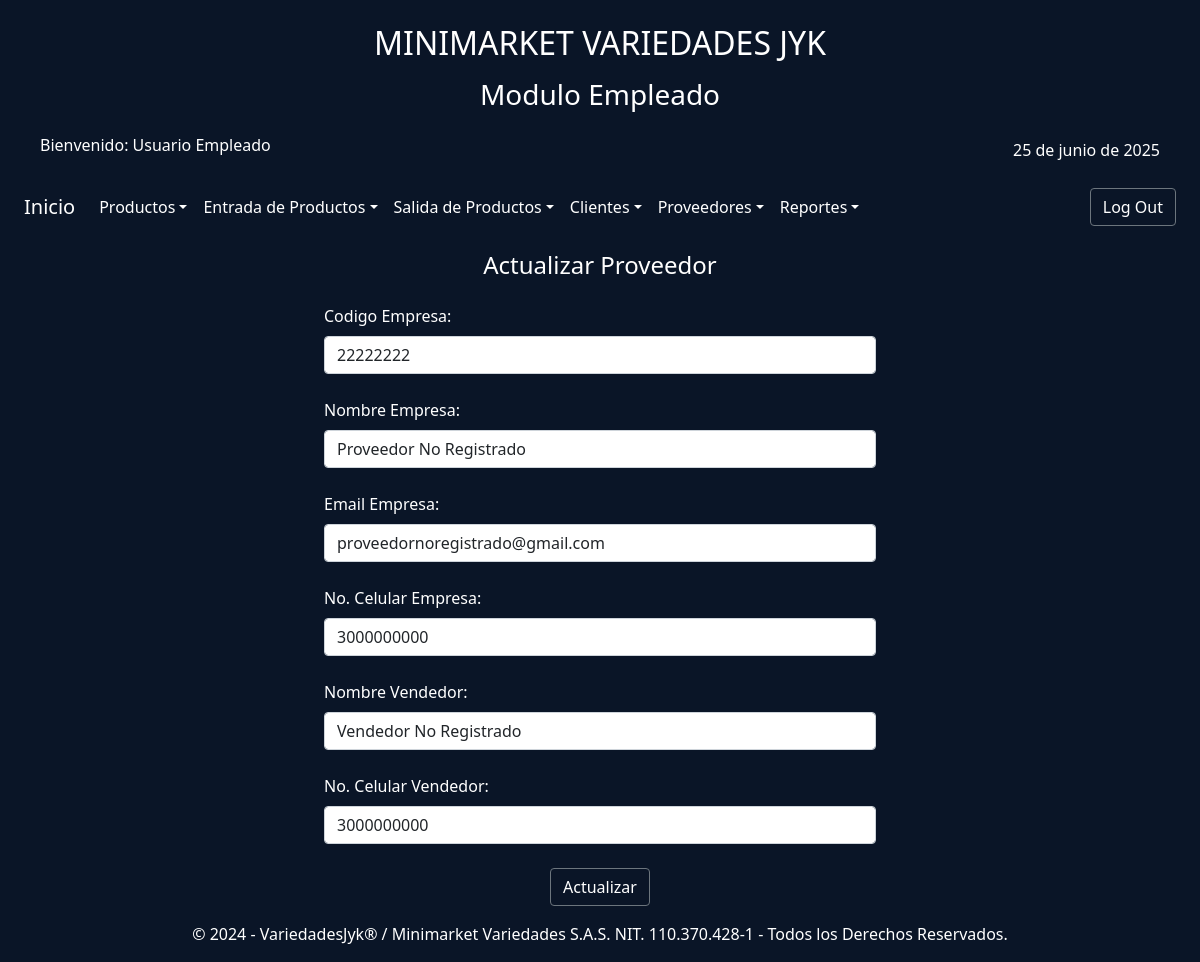
/index.php?action=actualizarProveedorIdEmp&idProveedor=1 (signed in), run on the app's committed database.
### tables this page shows
CREATE TABLE IF NOT EXISTS `proveedores` (
  `idProveedor` int NOT NULL AUTO_INCREMENT,
  `NitProveedor` varchar(15) NOT NULL,
  `NombreProveedor` varchar(30) NOT NULL,
  `Email` varchar(40) NOT NULL,
  `CelularProveedor` varchar(10) NOT NULL,
  `NombreVendedor` varchar(30) NOT NULL,
  `CelularVendedor` varchar(10) NOT NULL,
  PRIMARY KEY (`idProveedor`)
);

### controllers/controladorProveedor.php (called while the page is built, shortened)
<?php
require_once('./models/modeloProveedor.php');
require_once('./config/conexionBDJYK.php');
class ControladorProveedor
{
    private $modeloProveedor;
    public function __construct()
    {
        $database = new DataBase();
        $this->db = $database->getConnectionJYK();
        $this->modeloProveedor = new ModeloProveedor($this->db);
    }
    public function proveedorId()
    {
        $idProveedor = $_GET['idProveedor'] ?? '';
        return $this->modeloProveedor->consultGenProveedorId($idProveedor);
    }
}

### config/conexionBDJYK.php (called while the page is built)
<?php
class DataBase
{
    private $host = "localhost";
    private $db_name = "variedadesjyk";
    private $username = "variedadesjyk";
    private $password = "variedJYK2025";
    private static $conn = null;
    public function getConnectionJYK()
    {
        if (self::$conn === null) {
            try {
                self::$conn = new PDO(
                    "mysql:host=" . $this->host . ";dbname=" . $this->db_name,
                    $this->username,
                    $this->password
                );
                self::$conn->exec("set names utf8");
            } catch (PDOException $e) {
                echo "Error de Conexión: " . $e->getMessage();
                exit;
            }
        }
        return self::$conn;
    }
}

### models/modeloProveedor.php (called while the page is built, shortened)
<?php
class ModeloProveedor
{
    private $conn;
    private $table = "proveedores";
    public function __construct($db)
    {
        $this->conn = $db;
    }
    public function consultGenProveedorId($idProveedor)
    {
        $query = "SELECT * FROM " . $this->table . " WHERE idProveedor=?";
        $stmt = $this->conn->prepare($query);
        $stmt->execute([$idProveedor]);
        return $stmt->fetchAll(PDO::FETCH_ASSOC);
    }
}

### views/proveedor/actualizarProveedorEmp.php (the view, shortened to what this page needs)
<?php include('./views/layautModEmple/headerModEmplea.php');  ?>
<div class="container-fluid">
    <div class="row justify-content-center">
        <div class="col-lg-6 col-md-8 col-sm-10">
            <div class="text-center text-white mt-3">
                <h4>Actualizar Proveedor</h4>
            </div>
            <form class=" mt-2" action="index.php?action=actualizarProveedorEmp" method="post">
                <?php foreach($proveedores as $proveedor): ?>
                <div class=" mt-2">
                    <label for="nitProveedor" class="form-label text-white mt-3">Codigo Empresa:</label>
                    <input type="text" class="form-control" name="nitProveedor" value="<?= $proveedor['NitProveedor']; ?>" placeholder="Nit" required>
                </div>
                <div class="mt-2">
                    <label for="nomProveedor" class="form-label text-white mt-3">Nombre Empresa:</label>
                    <input type="text" class="form-control" name="nomProveedor" value="<?= $proveedor['NombreProveedor']; ?>" placeholder="" required>
                </div>
                <div class="mt-2">
                    <label for="correoProv" class="form-label text-white mt-3">Email Empresa:</label>
                    <input type="email" class="form-control" id="correo" name="correoProv" value="<?= $proveedor['Email']; ?>" placeholder="" required>
                </div>
                <div class=" mt-2">
                    <label for="celProveedor" class="form-label text-white mt-3">No. Celular Empresa:</label>
                    <input type="text" class="form-control" name="celProveedor" value="<?= $proveedor['CelularProveedor']; ?>" pattern="3[0-9]{9}" maxlength="10" title="Ingresa un número de celular válido (10 dígitos, inicia en 3)" required>
                </div>
                <div class="mt-2">
                    <label for="nomVendedor" class="form-label text-white mt-3">Nombre Vendedor:</label>
                    <input type="text" class="form-control" name="nomVendedor" value="<?= $proveedor['NombreVendedor']; ?>" placeholder="" required>
                </div>
                <div class=" mt-2">
                    <label for="celVendedor" class="form-label text-white mt-3">No. Celular Vendedor:</label>
                    <input type="text" class="form-control" name="celVendedor" value="<?= $proveedor['CelularVendedor']; ?>" pattern="3[0-9]{9}" maxlength="10" title="Ingresa un número de celular válido (10 dígitos, inicia en 3)" required>
                </div>
                <div class="text-center mt-4">
                    <button type="submit" class="btn btn-outline-secondary text-white">Actualizar</button>
                </div>
                <?php endforeach; ?>
            </form>
        </div>
    </div>
</div>
</div>
</main>
<?php include('./views/layautModEmple/footerModEmplea.php');  ?>

### css/DesingBody.css (style rules this page uses)
body { background-color: #0a1527 ; }
.row { margin: 0; padding: 0; }

### data on the page
proveedores: nitProveedor "22222222", nomProveedor "Proveedor No Registrado", correoProv "proveedornoregistrado@gmail.com", celProveedor "3000000000", nomVendedor "Vendedor No Registrado", celVendedor "3000000000"

### other printed values
$_SESSION['nombre'] "Usuario"
$_SESSION['apellido'] "Empleado"
